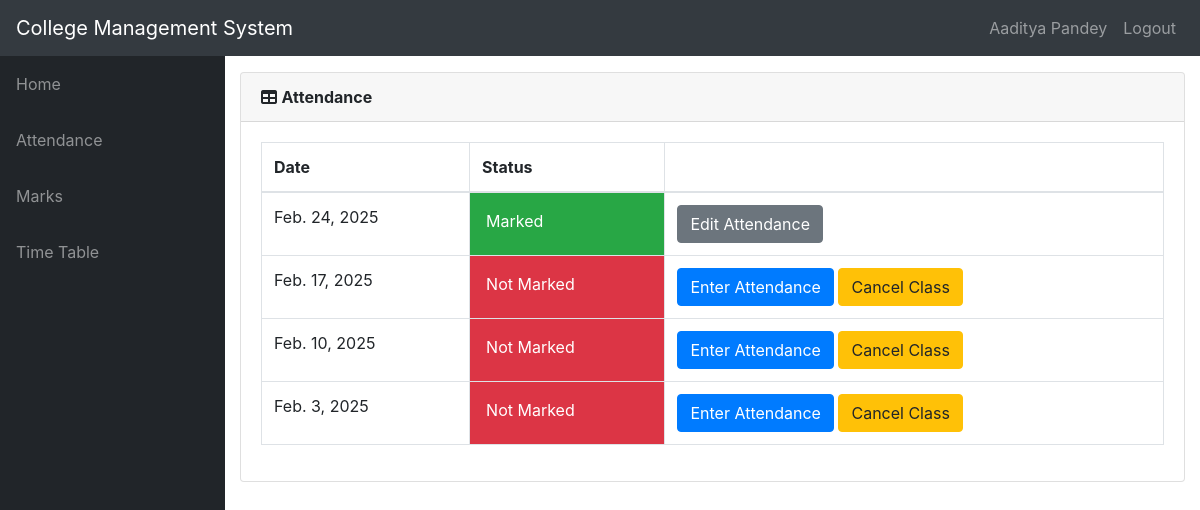
/teacher/61/ClassDates/ (signed in), run on the app's committed database.
### info/models.py (models this page shows, shortened)
class User(AbstractUser):
    @property
    def is_student(self):
        if hasattr(self, 'student'):
            return True
        return False

class Student(models.Model):
    user = models.OneToOneField(User, on_delete=models.CASCADE, null=True)
    class_id = models.ForeignKey(Class, on_delete=models.CASCADE, default=1)
    USN = models.CharField(primary_key='True', max_length=100)
    name = models.CharField(max_length=200)
    sex = models.CharField(max_length=50, choices=sex_choice, default='Male')
    DOB = models.DateField(default='1998-01-01')

class AttendanceClass(models.Model):
    assign = models.ForeignKey(Assign, on_delete=models.CASCADE)
    date = models.DateField()
    status = models.IntegerField(default=0)
    class Meta:
        verbose_name = 'Attendance'
        verbose_name_plural = 'Attendance'

### info/views.py (the view)
# urls.py: path('teacher/<int:assign_id>/ClassDates/', views.t_class_date, name='t_class_date'),
@login_required(login_url='login')
def t_class_date(request, assign_id):
    now = timezone.now()
    ass = get_object_or_404(Assign, id=assign_id)
    att_list = ass.attendanceclass_set.filter(date__lte=now).order_by('-date')
    return render(request, 'info/t_class_date.html', {'att_list': att_list})

### info/templates/info/t_class_date.html
{% extends 'info/base.html' %}
{% block content %}
    <div class="card mb-3">
        <div class="card-header">
              <i class="fas fa-table"></i>
            <b>Attendance</b></div>
            <div class="card-body">
              <div class="table-responsive">
                <table class="table table-bordered" id="dataTable" width="100%" cellspacing="0">
                  <thead>
                    <tr>
                        <th>Date</th>
                        <th>Status</th>
                        <th></th>
                    </tr>
                  </thead>
                  <tbody>
                    {% for a in att_list %}
                    <tr>
                        <td>{{ a.date }}</td>
                        {% if a.status == 0 %}
                            <td class="p-3 mb-2 bg-danger text-white">Not Marked</td>
                            <td>
                                <a class="btn btn-primary" href="{% url 't_attendance' a.id %}" role="button">Enter Attendance</a>
                                <a class="btn btn-warning" href="{% url 'cancel_class' a.id %}">Cancel Class</a>
                            </td>
                        {% elif a.status == 1 %}
                            <td class="p-3 mb-2 bg-success text-white">Marked</td>
                            <td><a class="btn btn-secondary" href="{% url 'edit_att' a.id %}" role="button">Edit Attendance</a> </td>
                        {% else %}
                            <td class="p-3 mb-2 bg-warning text-white">Cancelled</td>
                            <td><a class="btn btn-primary" href="{% url 't_attendance' a.id %}" role="button">Enter Attendance</a></td>
                        {% endif %}
                    </tr>
                    {% empty %}
                            <p>student has no courses</p>
                    {% endfor %}
                  </tbody>
                </table>
              </div>
        </div>
    </div>
{% endblock %}

### info/templates/info/base.html (shortened to what this page needs)
<!DOCTYPE html>
<html lang="en">
<head>
    {% load static %}
    <link href="{% static 'info/bootstrap/vendor/bootstrap/css/bootstrap.min.css' %}" rel="stylesheet">
    <link href="{% static 'info/bootstrap/vendor/fontawesome-free/css/all.min.css' %}" rel="stylesheet" type="text/css">
    <link href="{% static 'info/bootstrap/vendor/datatables/dataTables.bootstrap4.css' %}" rel="stylesheet">
    <link href="{% static 'info/bootstrap/css/sb-admin.css' %}" rel="stylesheet">
</head>
<body id="page-top">
    <nav class="navbar navbar-expand-lg navbar-dark bg-dark static-top">
        <a class="navbar-brand mr-1" href="{% url 'index' %}">College Management System</a>
        <div class="collapse navbar-collapse" id="navbarResponsive">
            <ul class="navbar-nav ml-auto">
                <li class="nav-item">
                    {% if request.user.is_student %}
                        <a class="nav-link text-capitalize">{{ request.user.student.name }}</a>
                    {% elif request.user.is_teacher %}
                        <a class="nav-link text-capitalize">{{ request.user.teacher.name }}</a>
                    {% endif %}
                </li>
                <li class="nav-item">
                    <a class="nav-link" href="{% url 'logout' %}" data-toggle="modal" data-target="#logoutModal">Logout</a>
                </li>
            </ul>
        </div>
    </nav>
    <div id="wrapper">
        <ul class="sidebar navbar-nav">
            <li class="nav-item">
                <a class="nav-link" href="{% url 'index' %}"><span>Home</span></a>
            </li>
            {% if request.user.is_student %}
                <li class="nav-item">
                    <a class="nav-link" href="{% url 'attendance' request.user.student.USN %}"><span>Attendance</span></a>
                </li>
                <li class="nav-item">
                    <a class="nav-link" href="{% url 'marks_list' request.user.student.USN %}"><span>Marks</span></a>
                </li>
                <li class="nav-item">
                    <a class="nav-link" href="{% url 'timetable' request.user.student.class_id_id %}"><span>Time Table</span></a>
                </li>
            {% endif %}
        </ul>
        <div id="content-wrapper">
            <div class="container-fluid">
                {% block content %}{% endblock %}
            </div>
        </div>
    </div>
</body>
</html>

### data on the page
User: user.student.name "Aaditya Pandey"
AttendanceClass: date "Feb. 24, 2025", status "Marked"
AttendanceClass: date "Feb. 17, 2025", status "Not Marked"
AttendanceClass: date "Feb. 10, 2025", status "Not Marked"
AttendanceClass: date "Feb. 3, 2025", status "Not Marked"
